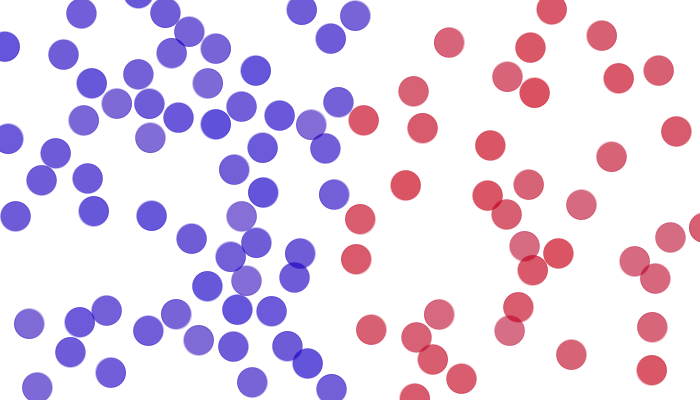
Frame 1 (no input)
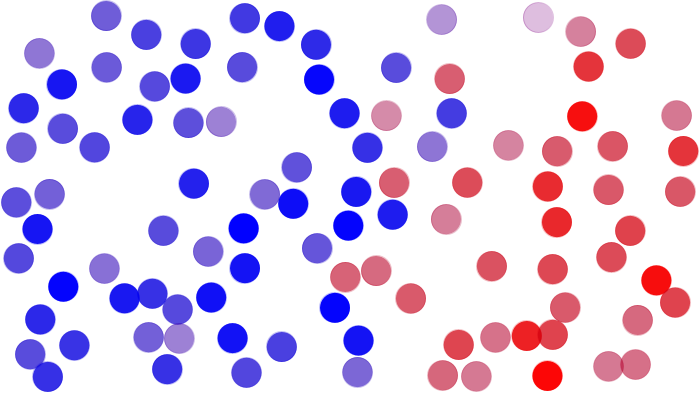
Frame 60 (the mouse pressed at the canvas centre just before this capture)
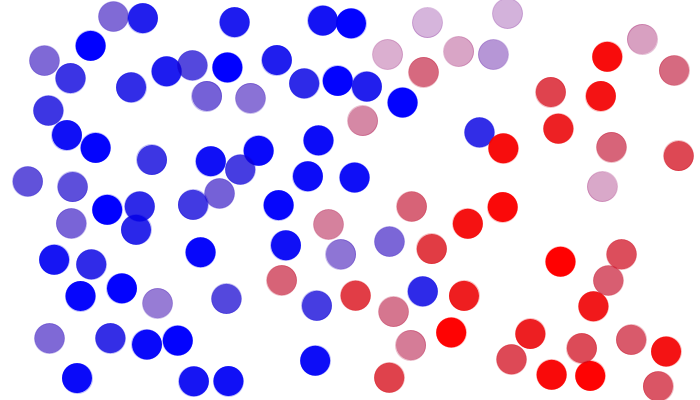
Frame 120 (the mouse held since frame 60 and released just before this capture)

The Processing sketch that drew these frames (run headless with seeded random() and noise(); from frame 60 on, the mouse is pressed at the canvas centre):

// Processing sketch: attitudes
// ── attitudes.pde
// Global constants
int WIDTH;
int HEIGHT;
final int RADIUS = 15;
final int MAX_PEOPLE = 100;
final int DELTA = 2;
boolean active = true;
boolean trace = false;
boolean hsbmode = false;
int rate = 32;

// Global variables
Person[] people = new Person[MAX_PEOPLE];

// Set up the world
void setup() {
  size(700, 400);
  WIDTH = 700;
  HEIGHT = 400;
  frameRate(rate);
  biased_setup();
  active = true;
  if (hsbmode) {
    colorMode(HSB, 360, 100, 100, 100);
  } else {
    colorMode(RGB, 255, 255, 255, 255);
  }
}

void draw() {
  if (active) {
    if (! trace) {
      background();
    }
    check_collisions();
    for (int i = 0; i < MAX_PEOPLE; i++) {
      people[i].update();
      people[i].display();
    } // for
  }
}

void keyPressed()
{
  switch (key) {
  case 'b':
    biased_setup();
    break;
  case 'u':
    unbiased_setup();
    break;
  case 's':
    active = false;
    break;
  case 'g':
    active = true;
    break;
  case ' ':
    active = !active;
    break;
  case '>':
    rate += 4;
    frameRate(rate);
    break;
  case '<':
    rate -= 4;
    frameRate(rate);
    break;
  case 'r':
    rate = 32;
    frameRate(rate);
    break;
  case 't':
    background();
    trace = !trace;
    break;
  case '0':
    setup_0();
    break;
  }
}

// Classes
class Person {
  // Fields
  float x;
  float y;
  float xprev;
  float yprev;
  float xspeed;
  float yspeed;
  int bias;   // How bias the person is

  // Constructor
  Person(float _x, float _y, int _bias) {
    x = _x;
    y = _y;
    xprev = x;
    yprev = y;
    bias = _bias;
    yspeed = random(9) - 4;
    xspeed = random(9) - 4;
  } // Person

  // Show the person
  void display() {
    if (bias < 0) { 
      bias = 0;
    }
    if (bias > 255) { 
      bias = 255;
    }
    if (hsbmode) {
      fill(bias, 100, 100, 25);
      stroke(bias, 100, 100, 25);
    } else {
      if (bias > 127) {
        int blue = int((255-bias)*(255-bias)/127);
        fill(bias, 0, blue, 63+int(1.5*abs(bias-127.5)));
        stroke(bias, 0, blue, 63);
      } else {
        fill(bias*bias/127, 0, 255-bias, 63+int(1.5*abs(bias-127.5)));
        stroke(bias*bias/127, 0, 255-bias, 63);
      }
    }
    if (trace) {
      line(xprev, yprev, x, y);
    } else {
      ellipse(x, y, 2*RADIUS, 2*RADIUS);
    }
  } // display

  // Update the position of the person
  void update() {
    // Update the position
    xprev = x;
    yprev = y;
    x += xspeed;
    y += yspeed;
    // Bounce at the walls
    if (x+RADIUS >= WIDTH) {
      xspeed = -abs(xspeed);
    }
    if (x-RADIUS < 0) {
      xspeed = abs(xspeed);
    }
    if (y+RADIUS >= HEIGHT) {
      yspeed = -abs(yspeed);
    }
    if (y-RADIUS < 0) {
      yspeed = abs(yspeed);
    }
    // Update politics randomly
    bias += 5 - int(random(11));
  }

  float distance(Person other) {
    float distance = sqrt((x - other.x)*(x - other.x) + (y - other.y)*(y - other.y));
    return distance;
  }
}

// Functions

// A setup that puts biass on one side and blues on the other.
void biased_setup() {
  for (int i = 0; i < MAX_PEOPLE; i++) {
    int bias = initial_bias();
    int x;
    if (bias > 127) {
      x = int(WIDTH/2 + random(WIDTH/2));
    } else {
      x = int(random(WIDTH/2));
    }
    people[i] = new Person(x, random(HEIGHT), bias);
  } // for
  finish_setup();
} // biased_setup

// A setup that puts things in random places
void unbiased_setup() {
  for (int i = 0; i < MAX_PEOPLE; i++) {
    int bias = initial_bias(); 
    int(random(256));
    people[i] = new Person(random(WIDTH), random(HEIGHT), bias);
  } // for
  finish_setup();
} // unbiased_setup

void setup_0() {
  int biased = MAX_PEOPLE/5;
  for (int i = 0; i < biased; i++) {
    people[i] = new Person(random(WIDTH/10)+RADIUS, random(HEIGHT), 255);
  }
  for (int i = biased; i < 2*biased; i++) {
    people[i] = new Person(WIDTH-random(WIDTH/10)-RADIUS, random(HEIGHT), 0);
  }
  for (int i = 2*biased; i < MAX_PEOPLE; i++) {
    people[i] = new Person(random(WIDTH), random(HEIGHT), 127 + int(random(1)));
  }
  finish_setup();
}

void finish_setup() {
  fix_overlaps();
  background();
  active = true;
  draw();
  active = false;
}

void background() {
  if (hsbmode) {
    background(359);
  } else {
    background(255);
  }
}

void fix_overlaps() {
  for (int i = 0; i < MAX_PEOPLE; i++) {
    for (int j = i+1; j < MAX_PEOPLE; j++) {
      Person a = people[i];
      Person b = people[j];
      // See if they collide
      if (a.distance(b) < 2*RADIUS) {
        separate(a, b);
        i = 0;
        j = 0;
      } // if
    } // for j
  } // for i
} // fix_overlaps

void separate(Person a, Person b) {
  while (a.distance(b) < 2*RADIUS) {
    if (a.x < b.x) {
      a.x -= DELTA;
      b.x += DELTA;
    } else {
      a.x += DELTA;
      b.x -= DELTA;
    }
    if (a.y < b.y) {
      a.y -= DELTA;
      b.y += DELTA;
    } else {
      a.y += DELTA;
      b.y -= DELTA;
    }
  } // while
}

// Check for collisions and update
void check_collisions() {
  for (int i = 0; i < MAX_PEOPLE; i++) {
    for (int j = i+1; j < MAX_PEOPLE; j++) {
      Person a = people[i];
      Person b = people[j];
      // See if they collide
      float distance = a.distance(b);
      if (distance < 2*RADIUS) {
        update_bias(a, b);
        update_velocity(a, b);
        separate(a, b);
      } // If they collide
    } // for
  } // for
} // check_collisions

// Update the biases of these two people.
void update_bias(Person a, Person b) {
  update_bias_1(a, b);
}

// Mechanism 1 for updating biases.  If the other person is bias, become more
// bias.  If the other preson is blue, become more blue.  If the other person
// is neutral, become more neutral.
void update_bias_1(Person a, Person b) {
  // Determine current bias
  float abias = a.bias - 127.5;
  float bbias = b.bias - 127.5;

  // Update colors
  if (abias > 40) {
    b.bias += DELTA;
  } else if (abias < -40) {
    b.bias -= DELTA;
  } else {
    if (b.bias > 127.5) {
      b.bias -= DELTA;
    } else {
      b.bias += DELTA;
    }
  }
  if (bbias > 40) {
    a.bias += DELTA;
  } else if (bbias < -40) {
    a.bias -= DELTA;
  } else {
    if (a.bias > 127.5) {
      a.bias -= DELTA;
    } else {
      a.bias += DELTA;
    }
  }
} // update_bias_1

// Mechanism 2 for updating biases.  Weighted average with the other person
// then bias toward common factor.
void update_bias_2(Person a, Person b) {
  int total_bias = a.bias + b.bias;
  a.bias = round((4*a.bias + total_bias)/6.0);
  b.bias = round((4*b.bias + total_bias)/6.0);
  int bias = total_bias - 255;
  if (bias > 64) {
    a.bias += DELTA;
    b.bias += DELTA;
  } else if (bias < -64) {
    a.bias -= DELTA;
    b.bias -= DELTA;
  } else {
    if (a.bias > 127) { 
      a.bias -= DELTA;
    } else {
      a.bias += DELTA;
    }
    if (b.bias > 127) {
      b.bias -= DELTA;
    } else {
      b.bias += DELTA;
    }
  }
} // update_bias_2

// Determine a "random" bias color for a person.
int initial_bias() {
  return initial_bias_1();
}

int initial_bias_0() {
  return 32 + int(random(192));
}

int initial_bias_1() {
  return 64 + 127*int(random(2));
}

int initial_bias_2() {
  return int(random(256));
}

void update_velocity(Person a, Person b)
{
  update_velocity_3(a, b);
}

// A dumb way to update velocity.  No Physics 
// involved.
void update_velocity_0(Person a, Person b)
{
  // Update velocity
  float combinedx = abs(a.xspeed) + abs(b.xspeed);
  float combinedy = abs(a.yspeed) + abs(b.yspeed);
  if (a.x > b.x) {
    a.xspeed = combinedx/2;
    b.xspeed = -combinedx/2;
  } else {
    a.xspeed = -combinedx/2;
    b.xspeed = combinedx/2;
  }
  if (a.y > b.y) {
    a.yspeed = combinedy/2;
    b.yspeed = -combinedy/2;
  } else {
    a.yspeed = -combinedy/2;
    b.yspeed = combinedy/2;
  }
}

// A failed attempt at using physics
void update_velocity_1(Person a, Person b) {
  float bx = b.xspeed;
  float by = b.yspeed;
  float xspeed = a.xspeed - b.xspeed;
  float yspeed = a.yspeed - b.yspeed;
  float speed = sqrt(xspeed*xspeed + yspeed*yspeed);
  float init_angle = compute_angle(xspeed, yspeed);
  float bangle = compute_angle(b.x-a.x, b.y-a.y);
  float aangle = cleanup_angle(bangle + PI/2);
  float theta = cleanup_angle(init_angle - aangle);
  float aspeed = speed * cos(theta);
  float bspeed = speed * sin(theta);
  a.xspeed = aspeed * cos(aangle);
  a.yspeed = aspeed * sin(aangle);
  b.xspeed = bspeed * cos(bangle);
  b.yspeed = bspeed * sin(bangle);
} // update_velocity_1

// Yet another alternate attempt at using physics, based on
// http://williamecraver.wix.com/elastic-equations
// (found from http://williamecraver.wix.com/elastic-equations)
// Note that the two masses are the same, so we can simplify.
// This doesn't currently work.
void update_velocity_2(Person a, Person b) {
  float aspeed = sqrt(a.xspeed*a.xspeed + a.yspeed*a.yspeed);
  float bspeed = sqrt(b.xspeed*b.xspeed + b.yspeed*b.yspeed);
  float atheta;
  float btheta;
  float phi;
  if (a.x < b.x) {
    atheta = compute_angle(a.xspeed, a.yspeed);
    btheta = compute_angle(-b.xspeed, b.yspeed);
    phi = compute_angle(b.x-a.x, b.y-a.y);
  } else {
    atheta = compute_angle(-a.xspeed, a.yspeed);
    btheta = compute_angle(b.xspeed, b.yspeed);
    phi = compute_angle(a.x-b.x, a.y-b.y);
  }
  a.xspeed = bspeed*cos(btheta-phi)*cos(phi) + aspeed*sin(atheta-phi)*cos(phi+PI/2);
  a.yspeed = bspeed*cos(btheta-phi)*sin(phi) + aspeed*sin(atheta-phi)*sin(phi+PI/2);
  b.xspeed = aspeed*cos(atheta-phi)*cos(phi) + bspeed*sin(btheta-phi)*cos(phi+PI/2);
  b.yspeed = aspeed*cos(atheta-phi)*sin(phi) + bspeed*sin(btheta-phi)*sin(phi+PI/2);
}

// A hack.  But perhaps a good hack.
void update_velocity_3(Person a, Person b) {
  float xtmp = b.xspeed;
  float ytmp = b.yspeed;
  b.xspeed = a.xspeed;
  b.yspeed = a.yspeed;
  a.xspeed = xtmp;
  a.yspeed = ytmp;
}

float cleanup_angle(float angle) {
  while (angle < 0) {
    angle += TWO_PI;
  }
  while (angle > TWO_PI) {
    angle -= TWO_PI;
  }
  return angle;
}

float compute_angle(float deltax, float deltay) {
  if (deltax == 0) {
    if (deltay < 0)
      return PI/2;
    else
      return 3*PI/2;
  } else {
    return atan(deltay/deltax);
  }
} // compute_angle
